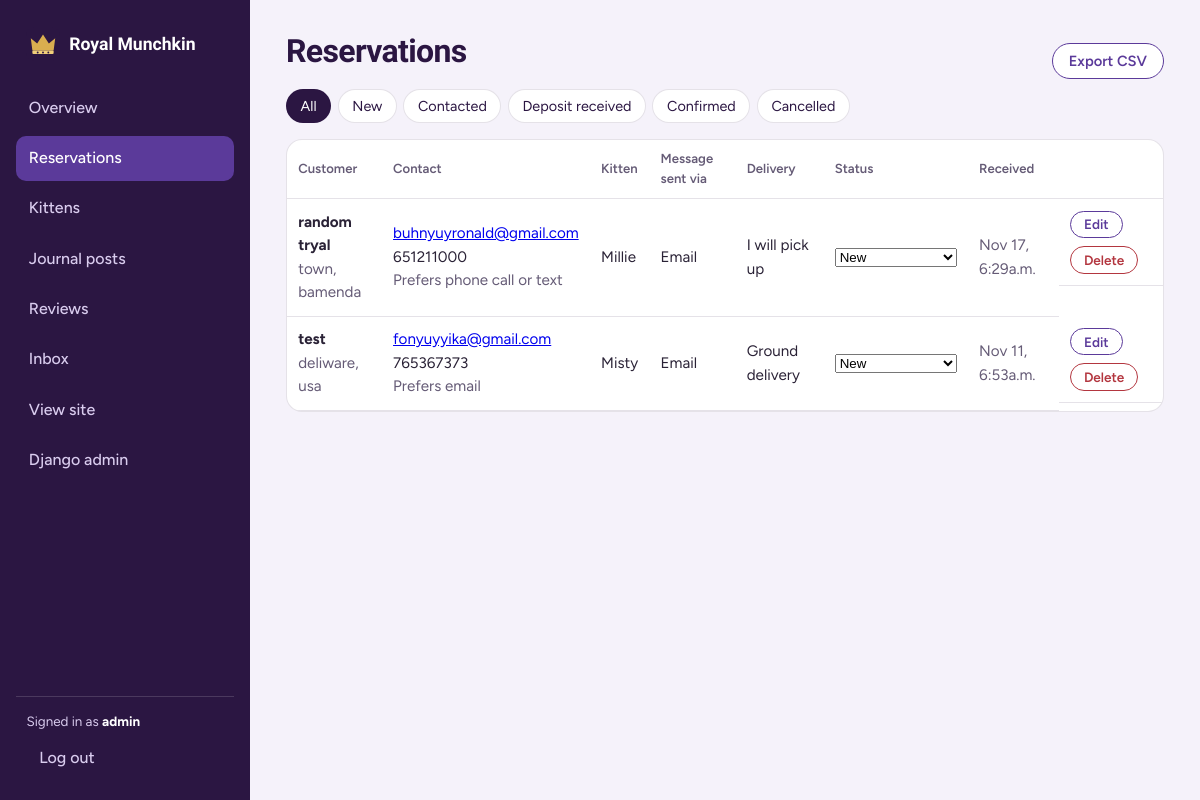
Page /dashboard/reservations/ (signed in) on the committed database.
### reservations/models.py (models this page shows, shortened)
class Reservation(models.Model):
    class ContactPreference(models.TextChoices):
        EMAIL = "email", "Email"
        PHONE = "phone", "Phone call or text"
    class MessageChannel(models.TextChoices):
        EMAIL = "email", "Email"
        GOOGLE_VOICE = "sms", "Google Voice text"
    class DeliveryMethod(models.TextChoices):
        UNDECIDED = "undecided", "Not sure yet"
        PICKUP = "pickup", "I will pick up"
        GROUND = "ground", "Ground delivery"
        FLIGHT_NANNY = "flight_nanny", "Flight nanny"
    class Status(models.TextChoices):
        NEW = "new", "New"
        CONTACTED = "contacted", "Contacted"
        DEPOSIT_RECEIVED = "deposit_received", "Deposit received"
        CONFIRMED = "confirmed", "Confirmed"
        CANCELLED = "cancelled", "Cancelled"
    id = models.UUIDField(primary_key=True, default=uuid.uuid4, editable=False)
    submission_key = models.UUIDField(default=uuid.uuid4, unique=True, editable=False)
    kitten = models.ForeignKey("kittens.Kitten", on_delete=models.CASCADE, related_name="reservations")
    full_name = models.CharField(max_length=120)
    email = models.EmailField()
    phone = models.CharField(max_length=24, validators=[phone_validator], blank=True)
    contact_preference = models.CharField(max_length=10, choices=ContactPreference.choices, default=ContactPreference.EMAIL)
    message_channel = models.CharField(
        "Send reservation details via",
        max_length=10,
        choices=MessageChannel.choices,
        default=MessageChannel.EMAIL,
    )
    shipping_city = models.CharField("City", max_length=100)
    shipping_state = models.CharField("State / region", max_length=40)
    delivery_method = models.CharField(max_length=14, choices=DeliveryMethod.choices, default=DeliveryMethod.UNDECIDED)
    has_other_pets = models.BooleanField("Other pets at home", default=False)
    message = models.TextField(blank=True, max_length=1000)
    status = models.CharField(max_length=20, choices=Status.choices, default=Status.NEW)
    admin_notes = models.TextField(blank=True)
    ip_address = models.GenericIPAddressField(null=True, blank=True)
    created_at = models.DateTimeField(auto_now_add=True)
    updated_at = models.DateTimeField(auto_now=True)
    class Meta:
        ordering = ["-created_at"]
        indexes = [models.Index(fields=["status"]), models.Index(fields=["created_at"])]

### kittens/models.py (models this page shows, shortened)
class Kitten(models.Model):
    class Gender(models.TextChoices):
        UNCONFIRMED = "unconfirmed", "To be confirmed"
        MALE = "male", "Male"
        FEMALE = "female", "Female"
    class CoatLength(models.TextChoices):
        SHORTHAIR = "shorthair", "Shorthair"
        LONGHAIR = "longhair", "Longhair"
    class LegLength(models.TextChoices):
        UNCONFIRMED = "unconfirmed", "To be confirmed"
        STANDARD = "standard", "Standard short legs"
        SUPER_SHORT = "super_short", "Super short (rug hugger)"
        NON_STANDARD = "non_standard", "Non-standard (normal legs)"
    class CoatColor(models.TextChoices):
        BLACK = "black", "Black"
        WHITE = "white", "White"
        BLUE = "blue", "Blue (gray)"
        CREAM = "cream", "Cream"
        RED = "red", "Red (orange)"
        CHOCOLATE = "chocolate", "Chocolate"
        LILAC = "lilac", "Lilac"
        SILVER = "silver", "Silver"
        BROWN = "brown", "Brown"
        TRICOLOR = "tricolor", "Tri-color"
    class Pattern(models.TextChoices):
        SOLID = "solid", "Solid"
        TABBY = "tabby", "Tabby"
        CALICO = "calico", "Calico"
        TORTIE = "tortie", "Tortoiseshell"
        BICOLOR = "bicolor", "Bi-color"
        COLORPOINT = "colorpoint", "Colorpoint"
        SMOKE = "smoke", "Smoke"
    class EyeColor(models.TextChoices):
        GOLD = "gold", "Gold"
        GREEN = "green", "Green"
        COPPER = "copper", "Copper"
        BLUE = "blue", "Blue"
        HAZEL = "hazel", "Hazel"
        ODD = "odd", "Odd-eyed"
    class Energy(models.TextChoices):
        UNCONFIRMED = "unconfirmed", "To be confirmed"
        CALM = "calm", "Calm lap cat"
        PLAYFUL = "playful", "Playful"
        ADVENTUROUS = "adventurous", "Adventurous"
    class Status(models.TextChoices):
        AVAILABLE = "available", "Available"
        RESERVED = "reserved", "Reserved"
        ADOPTED = "adopted", "Adopted"
        COMING_SOON = "coming_soon", "Coming soon"
    id = models.UUIDField(primary_key=True, default=uuid.uuid4, editable=False)
    name = models.CharField(max_length=60)
    slug = models.SlugField(max_length=100, unique=True, blank=True)
    litter = models.ForeignKey(Litter, on_delete=models.SET_NULL, null=True, blank=True, related_name="kittens")
    gender = models.CharField(max_length=12, choices=Gender.choices, default=Gender.UNCONFIRMED)
    coat_length = models.CharField(max_length=12, choices=CoatLength.choices, default=CoatLength.SHORTHAIR)
    leg_length = models.CharField(max_length=14, choices=LegLength.choices, default=LegLength.UNCONFIRMED)
    coat_color = models.CharField(max_length=14, choices=CoatColor.choices)
    pattern = models.CharField(max_length=12, choices=Pattern.choices, default=Pattern.SOLID)
    eye_color = models.CharField(max_length=8, choices=EyeColor.choices, blank=True)
    date_of_birth = models.DateField(null=True, blank=True)
    available_from = models.DateField(
        null=True, blank=True,
        help_text="Go-home date. Leave blank to use birth date + 12 weeks.",
    )
    price = models.DecimalField(
        max_digits=6, decimal_places=2,
        validators=[MinValueValidator(MIN_PRICE), MaxValueValidator(MAX_PRICE)],
        help_text=f"Must be between ${MIN_PRICE} and ${MAX_PRICE:,}.",
    )
    deposit_amount = models.DecimalField(max_digits=6, decimal_places=2, default=200, validators=[MinValueValidator(0)])
    status = models.CharField(max_length=15, choices=Status.choices, default=Status.AVAILABLE)
    headline = models.CharField(max_length=160, help_text="Short marketing line shown on cards")
    description = models.TextField()
    energy = models.CharField(max_length=12, choices=Energy.choices, default=Energy.UNCONFIRMED)
    personality_tags = models.CharField(
        max_length=160, blank=True,
        help_text="Comma separated, e.g. cuddly, curious, chatty",
    )
    good_with_kids = models.BooleanField(default=True)
    good_with_pets = models.BooleanField(default=True)
    weight_estimate_lb = models.DecimalField(
        "Estimated adult weight (lb)", max_digits=3, decimal_places=1, null=True, blank=True,
        validators=[MinValueValidator(2), MaxValueValidator(20)],
    )
    vet_checked = models.BooleanField(default=True)
    vaccinations_up_to_date = models.BooleanField(default=True)
    dewormed = models.BooleanField(default=True)
    microchipped = models.BooleanField(default=True)
    litter_trained = models.BooleanField(default=True)
    spay_neuter_agreement = models.BooleanField(default=True, help_text="Sold under a spay/neuter agreement.")
    care_info_confirmed = models.BooleanField(
        default=False,
        help_text="Enable only after the care, health, and household suitability details above are verified.",
    )
    registry = models.CharField(max_length=60, blank=True, help_text="e.g. 'TICA registered'")
    health_guarantee_years = models.PositiveSmallIntegerField(default=1)
    cover_photo = models.ImageField(upload_to="kittens/covers/")
    cover_alt = models.CharField(max_length=160, blank=True, help_text="Optional custom alt text for the cover photo.")
    video_url = models.URLField(blank=True, help_text="Optional YouTube or Vimeo link.")
    nationwide_delivery_available = models.BooleanField(default=True)
    delivery_notes = models.CharField(
        max_length=255, blank=True,
        default="Pickup by appointment, or ground / flight-nanny delivery across the continental US.",
    )
    is_featured = models.BooleanField(default=False)
    view_count = models.PositiveIntegerField(default=0)
    created_at = models.DateTimeField(auto_now_add=True)
    updated_at = models.DateTimeField(auto_now=True)
    class Meta:
        ordering = ["-is_featured", "-created_at"]
        indexes = [
            models.Index(fields=["status"]),
            models.Index(fields=["gender", "coat_length", "coat_color"]),
            models.Index(fields=["price"]),
        ]
        constraints = [
            models.CheckConstraint(
                condition=Q(price__gte=MIN_PRICE) & Q(price__lte=MAX_PRICE),
                name="kitten_price_between_800_and_1000",
            )
        ]

### dashboard/views.py (the view)
# urls.py: path("reservations/", views.ReservationQueueView.as_view(), name="reservations"),
class ReservationQueueView(AdminRequiredMixin, ListView):
    template_name = "dashboard/reservations.html"
    context_object_name = "reservations"
    paginate_by = 25
    def get_queryset(self):
        qs = Reservation.objects.select_related("kitten").order_by("-created_at")
        status = self.request.GET.get("status")
        if status in dict(Reservation.Status.choices):
            qs = qs.filter(status=status)
        return qs
    def get_context_data(self, **kwargs):
        ctx = super().get_context_data(**kwargs)
        ctx["status_choices"] = Reservation.Status.choices
        ctx["current_status"] = self.request.GET.get("status", "")
        return ctx

### core/models.py (called while the page is built)
    @classmethod
    def load(cls):
        obj = cache.get(SETTINGS_CACHE_KEY)
        if obj is None:
            obj, _ = cls.objects.get_or_create(pk=1)
            cache.set(SETTINGS_CACHE_KEY, obj, 300)
        return obj

### dashboard/views.py (called while the page is built)
def _is_admin(user):
    return user.is_active and user.is_superuser

    def test_func(self):
        return _is_admin(self.request.user)

### templates/dashboard/reservations.html (shortened to what this page needs)
{% extends "dashboard/base_dashboard.html" %}
{% block content %}
<div class="row" style="justify-content:space-between"><h1>Reservations</h1><a class="btn ghost" href="{% url 'dashboard:reservations_export' %}">Export CSV</a></div>
<div class="filters"><a href="{% url 'dashboard:reservations' %}" class="{% if not current_status %}on{% endif %}">All</a>{% for value, label in status_choices %}<a href="?status={{ value }}" class="{% if current_status == value %}on{% endif %}">{{ label }}</a>{% endfor %}</div>
<div class="table-wrap"><table class="t"><thead><tr><th>Customer</th><th>Contact</th><th>Kitten</th><th>Message sent via</th><th>Delivery</th><th>Status</th><th>Received</th><th></th></tr></thead><tbody>
{% for r in reservations %}<tr>
  <td><b>{{ r.full_name }}</b><br><span class="muted">{{ r.shipping_city }}, {{ r.shipping_state }}</span></td>
  <td><a href="mailto:{{ r.email }}">{{ r.email }}</a>{% if r.phone %}<br>{{ r.phone }}{% endif %}<br><span class="muted">Prefers {{ r.get_contact_preference_display|lower }}</span></td>
  <td>{{ r.kitten.name }}</td><td>{{ r.get_message_channel_display }}</td><td>{{ r.get_delivery_method_display }}</td>
  <td><form method="post" action="{% url 'dashboard:reservation_status' r.pk %}">{% csrf_token %}<input type="hidden" name="next" value="{{ request.get_full_path }}"><select name="status" onchange="this.form.submit()">{% for value, label in status_choices %}<option value="{{ value }}" {% if r.status == value %}selected{% endif %}>{{ label }}</option>{% endfor %}</select></form></td>
  <td class="muted">{{ r.created_at|date:"M j, g:ia" }}</td>
  <td class="row"><a class="btn sm ghost" href="{% url 'dashboard:reservation_edit' r.pk %}">Edit</a><a class="btn sm danger" href="{% url 'dashboard:reservation_delete' r.pk %}">Delete</a></td>
</tr>{% empty %}<tr><td colspan="8" class="muted">No reservations found.</td></tr>{% endfor %}</tbody></table></div>
{% endblock %}

### templates/dashboard/base_dashboard.html (shortened to what this page needs)
{% load static %}<!DOCTYPE html>
<html lang="en"><head><meta charset="utf-8"><meta name="viewport" content="width=device-width,initial-scale=1"><meta name="robots" content="noindex, nofollow">
<link rel="stylesheet" href="{% static 'css/dashboard.css' %}">
</head><body class="dash">
{% with url=request.resolver_match.url_name %}
<aside class="dash-side">
  <a class="logo" href="{% url 'dashboard:overview' %}">{% include "partials/logo.html" %} Royal Munchkin</a>
  <nav class="dash-nav" aria-label="Administrator navigation">
    <a class="nav {% if url == 'overview' %}active{% endif %}" href="{% url 'dashboard:overview' %}">Overview</a>
    <a class="nav {% if 'reservation' in url %}active{% endif %}" href="{% url 'dashboard:reservations' %}">Reservations</a>
    <a class="nav {% if 'kitten' in url %}active{% endif %}" href="{% url 'dashboard:kittens' %}">Kittens</a>
    <a class="nav {% if 'post' in url %}active{% endif %}" href="{% url 'dashboard:posts' %}">Journal posts</a>
    <a class="nav {% if url == 'testimonials' or url == 'review_edit' %}active{% endif %}" href="{% url 'dashboard:testimonials' %}">Reviews</a>
    <a class="nav {% if url == 'inbox' %}active{% endif %}" href="{% url 'dashboard:inbox' %}">Inbox</a>
    <a class="nav" href="{% url 'core:home' %}" target="_blank" rel="noopener">View site</a>
    <a class="nav" href="/admin/">Django admin</a>
  </nav>
  <div class="dash-account"><span>Signed in as <b>{{ user.get_username }}</b></span>
    <form method="post" action="{% url 'accounts:logout' %}">{% csrf_token %}<button class="nav" type="submit">Log out</button></form>
  </div>
</aside>
{% endwith %}
<main class="dash-main">
  {% block content %}{% endblock %}
</main>
</body></html>

### static/css/dashboard.css (style rules this page uses)
:root { --ink:#2B1642; --violet:#5B3A9A; --gold:#C79A3B; --gold-bright:#E3B852; --mist:#F5F2FA; --line:rgba(43,22,66,.12); --muted:#655B76; --ok:#2B7A58; --danger:#B3363F; --font-display:"Bricolage Grotesque",system-ui,sans-serif; --font-body:"Figtree",system-ui,sans-serif; }
* { box-sizing: border-box; }
body.dash { margin:0; font-family:var(--font-body); background:var(--mist); color:#2A2236; display:grid; grid-template-columns:250px minmax(0,1fr); min-height:100vh; line-height:1.55; }
.dash-side { background:var(--ink); color:#D9CCEE; padding:1.4rem 1rem; position:sticky; top:0; height:100vh; display:flex; flex-direction:column; gap:.3rem; }
.dash-side .logo { display:flex; align-items:center; gap:.6rem; color:#fff; font:700 1.1rem var(--font-display); text-decoration:none; padding:.3rem .6rem 1.2rem; }
.dash-nav { display:flex; flex-direction:column; gap:.3rem; }
.dash-side a.nav, .dash-side button.nav { display:flex; align-items:center; justify-content:space-between; padding:.65rem .8rem; border-radius:10px; color:#D9CCEE; text-decoration:none; font-weight:500; background:none; border:0; font-size:1rem; font-family:inherit; width:100%; text-align:left; cursor:pointer; }
.dash-side a.nav.active { background:var(--violet); color:#fff; }
.dash-main { padding:2rem clamp(1rem,3vw,2.6rem) 4rem; min-width:0; }
.dash-main h1 { font:700 2rem var(--font-display); color:var(--ink); margin:0 0 1.2rem; letter-spacing:-.02em; }
table.t { width:100%; border-collapse:collapse; font-size:.95rem; }
table.t th { text-align:left; color:var(--muted); font-weight:600; font-size:.82rem; padding:.55rem .7rem; border-bottom:1px solid var(--line); }
table.t td { padding:.7rem; border-bottom:1px solid var(--line); vertical-align:middle; }
.table-wrap { overflow-x:auto; background:#fff; border:1px solid var(--line); border-radius:16px; }
.btn { display:inline-block; padding:.5rem 1rem; border-radius:99px; border:1.5px solid var(--violet); background:var(--violet); color:#fff; font:600 .92rem var(--font-body); text-decoration:none; cursor:pointer; }
.btn.ghost { background:#fff; color:var(--violet); }
.btn.danger { background:#fff; color:var(--danger); border-color:var(--danger); }
.btn.sm { padding:.3rem .8rem; font-size:.85rem; }
.row { display:flex; gap:.5rem; flex-wrap:wrap; align-items:center; }
.filters { display:flex; gap:.4rem; flex-wrap:wrap; margin-bottom:1rem; }
.filters a { padding:.3rem .85rem; border-radius:99px; border:1px solid var(--line); background:#fff; color:var(--ink); text-decoration:none; font-size:.9rem; }
.filters a.on { background:var(--ink); color:#fff; }
.muted { color:var(--muted); }
.dash-account { margin-top:auto; padding:.85rem .65rem 0; color:#D9CCEE; border-top:1px solid rgba(255,255,255,.15); font-size:.84rem; }
.dash-account b { color:#fff; }
.dash-account form { margin-top:.4rem; }

### rows in the picture
Reservation: full_name "random tryal", shipping_city "town", shipping_state "bamenda", email "buhnyuyronald@gmail.com", phone "651211000", contact_preference "phone call or text", kitten.name "Millie", message_channel "Email", delivery_method "I will pick up", status "New", created_at "Nov 17, 6:29a.m."
Reservation: full_name "test", shipping_city "deliware", shipping_state "usa", email "fonyuyyika@gmail.com", phone "765367373", contact_preference "email", kitten.name "Misty", message_channel "Email", delivery_method "Ground delivery", status "New", created_at "Nov 11, 6:53a.m."

### other values in the picture
{{ user.get_username }} "admin"
{{ label }} "New" "Contacted" "Deposit received" "Confirmed" "Cancelled"
